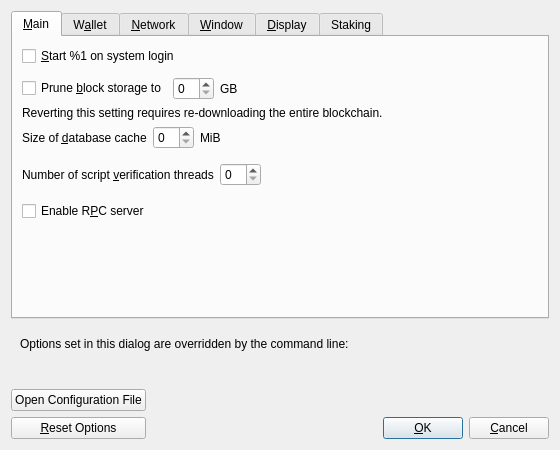
<?xml version="1.0" encoding="UTF-8"?>
<ui version="4.0">
 <class>OptionsDialog</class>
 <widget class="QDialog" name="OptionsDialog">
  <property name="geometry">
   <rect>
    <x>0</x>
    <y>0</y>
    <width>560</width>
    <height>440</height>
   </rect>
  </property>
  <property name="windowTitle">
   <string>Options</string>
  </property>
  <property name="modal">
   <bool>true</bool>
  </property>
  <layout class="QVBoxLayout" name="verticalLayout">
   <item>
    <widget class="QTabWidget" name="tabWidget">
     <property name="currentIndex">
      <number>0</number>
     </property>
     <widget class="QWidget" name="tabMain">
      <attribute name="title">
       <string>&amp;Main</string>
      </attribute>
      <layout class="QVBoxLayout" name="verticalLayout_Main">
       <item>
        <widget class="QCheckBox" name="bitcoinAtStartup">
         <property name="toolTip">
          <string>Automatically start %1 after logging in to the system.</string>
         </property>
         <property name="text">
          <string>&amp;Start %1 on system login</string>
         </property>
        </widget>
       </item>
       <item>
        <spacer name="horizontalSpacer_0_Main">
         <property name="orientation">
          <enum>Qt::Horizontal</enum>
         </property>
         <property name="sizeHint" stdset="0">
          <size>
           <width>40</width>
           <height>5</height>
          </size>
         </property>
        </spacer>
       </item>
       <item>
        <layout class="QHBoxLayout" name="horizontalLayout_Main_Prune">
         <item>
          <widget class="QCheckBox" name="prune">
           <property name="toolTip">
            <string>Enabling pruning significantly reduces the disk space required to store transactions. All blocks are still fully validated. Reverting this setting requires re-downloading the entire blockchain.</string>
           </property>
           <property name="text">
            <string>Prune &amp;block storage to</string>
           </property>
          </widget>
         </item>
         <item>
          <widget class="QSpinBox" name="pruneSize"/>
         </item>
         <item>
          <widget class="QLabel" name="pruneSizeUnitLabel">
           <property name="text">
            <string>GB</string>
           </property>
           <property name="textFormat">
            <enum>Qt::PlainText</enum>
           </property>
          </widget>
         </item>
         <item>
          <spacer name="horizontalSpacer_Main_Prune">
           <property name="orientation">
            <enum>Qt::Horizontal</enum>
           </property>
           <property name="sizeHint" stdset="0">
            <size>
             <width>40</width>
             <height>20</height>
            </size>
           </property>
          </spacer>
         </item>
        </layout>
       </item>
       <item>
        <widget class="QLabel" name="pruneWarning">
         <property name="text">
          <string>Reverting this setting requires re-downloading the entire blockchain.</string>
         </property>
         <property name="textFormat">
          <enum>Qt::PlainText</enum>
         </property>
        </widget>
       </item>
       <item>
        <layout class="QHBoxLayout" name="horizontalLayout_2_Main">
         <item>
          <widget class="QLabel" name="databaseCacheLabel">
           <property name="toolTip">
            <string extracomment="Tooltip text for Options window setting that sets the size of the database cache. Explains the corresponding effects of increasing/decreasing this value.">Maximum database cache size. Make sure you have enough RAM. A larger cache can contribute to faster sync, after which the benefit is less pronounced for most use cases. Lowering the cache size will reduce memory usage. Unused mempool memory is shared for this cache.</string>
           </property>
           <property name="text">
            <string>Size of &amp;database cache</string>
           </property>
           <property name="textFormat">
            <enum>Qt::PlainText</enum>
           </property>
           <property name="buddy">
            <cstring>databaseCache</cstring>
           </property>
          </widget>
         </item>
         <item>
          <widget class="QSpinBox" name="databaseCache"/>
         </item>
         <item>
          <widget class="QLabel" name="databaseCacheUnitLabel">
           <property name="text">
            <string>MiB</string>
           </property>
           <property name="textFormat">
            <enum>Qt::PlainText</enum>
           </property>
          </widget>
         </item>
         <item>
          <spacer name="horizontalSpacer_2_Main">
           <property name="orientation">
            <enum>Qt::Horizontal</enum>
           </property>
           <property name="sizeHint" stdset="0">
            <size>
             <width>40</width>
             <height>20</height>
            </size>
           </property>
          </spacer>
         </item>
        </layout>
       </item>
       <item>
        <layout class="QHBoxLayout" name="horizontalLayout_Main_VerifyLabel">
         <item>
          <widget class="QLabel" name="threadsScriptVerifLabel">
           <property name="toolTip">
            <string extracomment="Tooltip text for Options window setting that sets the number of script verification threads. Explains that negative values mean to leave these many cores free to the system.">Set the number of script verification threads. Negative values correspond to the number of cores you want to leave free to the system.</string>
           </property>
           <property name="text">
            <string>Number of script &amp;verification threads</string>
           </property>
           <property name="textFormat">
            <enum>Qt::PlainText</enum>
           </property>
           <property name="buddy">
            <cstring>threadsScriptVerif</cstring>
           </property>
          </widget>
         </item>
         <item>
          <widget class="QSpinBox" name="threadsScriptVerif">
           <property name="toolTip">
            <string>(0 = auto, &lt;0 = leave that many cores free)</string>
           </property>
          </widget>
         </item>
         <item>
          <spacer name="horizontalSpacer_Main_Threads">
           <property name="orientation">
            <enum>Qt::Horizontal</enum>
           </property>
           <property name="sizeHint" stdset="0">
            <size>
             <width>40</width>
             <height>40</height>
            </size>
           </property>
          </spacer>
         </item>
        </layout>
       </item>
       <item>
        <widget class="QCheckBox" name="enableServer">
         <property name="toolTip">
          <string extracomment="Tooltip text for Options window setting that enables the RPC server.">This allows you or a third party tool to communicate with the node through command-line and JSON-RPC commands.</string>
         </property>
         <property name="text">
          <string extracomment="An Options window setting to enable the RPC server.">Enable R&amp;PC server</string>
         </property>
        </widget>
       </item>
       <item>
        <spacer name="verticalSpacer_Main">
         <property name="orientation">
          <enum>Qt::Vertical</enum>
         </property>
         <property name="sizeHint" stdset="0">
          <size>
           <width>20</width>
           <height>40</height>
          </size>
         </property>
        </spacer>
       </item>
      </layout>
     </widget>
     <widget class="QWidget" name="tabWallet">
      <attribute name="title">
       <string>W&amp;allet</string>
      </attribute>
      <layout class="QVBoxLayout" name="verticalLayout_Wallet">
       <item>
        <widget class="QCheckBox" name="subFeeFromAmount">
         <property name="toolTip">
          <string extracomment="Tooltip text for Options window setting that sets subtracting the fee from a sending amount as default.">Whether to set subtract fee from amount as default or not.</string>
         </property>
         <property name="text">
          <string extracomment="An Options window setting to set subtracting the fee from a sending amount as default.">Subtract &amp;fee from amount by default</string>
         </property>
        </widget>
       </item>
       <item>
        <widget class="QGroupBox" name="groupBox">
         <property name="title">
          <string>Expert</string>
         </property>
         <layout class="QVBoxLayout" name="verticalLayout_2">
          <item>
           <widget class="QCheckBox" name="coinControlFeatures">
            <property name="toolTip">
             <string>Whether to show coin control features or not.</string>
            </property>
            <property name="text">
             <string>Enable coin &amp;control features</string>
            </property>
           </widget>
          </item>
          <item>
           <widget class="QCheckBox" name="spendZeroConfChange">
            <property name="toolTip">
             <string>If you disable the spending of unconfirmed change, the change from a transaction cannot be used until that transaction has at least one confirmation. This also affects how your balance is computed.</string>
            </property>
            <property name="text">
             <string>&amp;Spend unconfirmed change</string>
            </property>
           </widget>
          </item>
          <item>
           <widget class="QCheckBox" name="m_enable_psbt_controls">
            <property name="text">
             <string extracomment="An options window setting to enable PSBT controls.">Enable &amp;PSBT controls</string>
            </property>
            <property name="toolTip">
             <string extracomment="Tooltip text for options window setting that enables PSBT controls.">Whether to show PSBT controls.</string>
            </property>
           </widget>
          </item>
          <item>
           <widget class="QCheckBox" name="showIncomingStakeNotifications">
            <property name="toolTip">
             <string>Display notification dialog for incoming stake transactions.</string>
            </property>
            <property name="text">
             <string>&amp;Show incoming stake notifications</string>
            </property>
           </widget>
          </item>
          <item>
           <widget class="QCheckBox" name="showZeroValueCoinstakes">
            <property name="toolTip">
             <string>Display zero value stake transactions.</string>
            </property>
            <property name="text">
             <string>&amp;Show zero value stakes</string>
            </property>
           </widget>
          </item>
         </layout>
        </widget>
       </item>
       <item>
        <widget class="QGroupBox" name="groupBoxHww">
         <property name="title">
          <string>External Signer (e.g. hardware wallet)</string>
         </property>
         <layout class="QVBoxLayout" name="verticalLayoutHww">
          <item>
           <layout class="QHBoxLayout" name="horizontalLayoutHww">
            <item>
             <widget class="QLabel" name="externalSignerPathLabel">
              <property name="text">
               <string>&amp;External signer script path</string>
              </property>
              <property name="buddy">
               <cstring>externalSignerPath</cstring>
              </property>
             </widget>
            </item>
            <item>
             <widget class="QLineEdit" name="externalSignerPath">
              <property name="toolTip">
               <string>Full path to a %1 compatible script (e.g. C:\Downloads\hwi.exe or /Users/you/Downloads/hwi.py). Beware: malware can steal your coins!</string>
              </property>
             </widget>
            </item>
           </layout>
          </item>
         </layout>
        </widget>
       </item>
       <item>
        <spacer name="verticalSpacer_Wallet">
         <property name="orientation">
          <enum>Qt::Vertical</enum>
         </property>
         <property name="sizeHint" stdset="0">
          <size>
           <width>20</width>
           <height>40</height>
          </size>
         </property>
        </spacer>
       </item>
      </layout>
     </widget>
     <widget class="QWidget" name="tabNetwork">
      <attribute name="title">
       <string>&amp;Network</string>
      </attribute>
      <layout class="QVBoxLayout" name="verticalLayout_Network">
       <item>
        <widget class="QCheckBox" name="mapPortUpnp">
         <property name="toolTip">
          <string>Automatically open the Particl client port on the router. This only works when your router supports UPnP and it is enabled.</string>
         </property>
         <property name="text">
          <string>Map port using &amp;UPnP</string>
         </property>
        </widget>
       </item>
       <item>
        <widget class="QCheckBox" name="mapPortNatpmp">
         <property name="toolTip">
          <string>Automatically open the Particl client port on the router. This only works when your router supports NAT-PMP and it is enabled. The external port could be random.</string>
         </property>
         <property name="text">
          <string>Map port using PCP or NA&amp;T-PMP</string>
         </property>
        </widget>
       </item>
       <item>
        <widget class="QCheckBox" name="allowIncoming">
         <property name="toolTip">
          <string>Accept connections from outside.</string>
         </property>
         <property name="text">
          <string>Allow incomin&amp;g connections</string>
         </property>
        </widget>
       </item>
       <item>
        <widget class="QCheckBox" name="connectSocks">
         <property name="toolTip">
          <string>Connect to the Particl network through a SOCKS5 proxy.</string>
         </property>
         <property name="text">
          <string>&amp;Connect through SOCKS5 proxy (default proxy):</string>
         </property>
        </widget>
       </item>
       <item>
        <layout class="QHBoxLayout" name="horizontalLayout_1_Network">
         <item>
          <widget class="QLabel" name="proxyIpLabel">
           <property name="text">
            <string>Proxy &amp;IP:</string>
           </property>
           <property name="textFormat">
            <enum>Qt::PlainText</enum>
           </property>
           <property name="buddy">
            <cstring>proxyIp</cstring>
           </property>
          </widget>
         </item>
         <item>
          <widget class="QValidatedLineEdit" name="proxyIp">
           <property name="minimumSize">
            <size>
             <width>140</width>
             <height>0</height>
            </size>
           </property>
           <property name="maximumSize">
            <size>
             <width>140</width>
             <height>16777215</height>
            </size>
           </property>
           <property name="toolTip">
            <string>IP address of the proxy (e.g. IPv4: 127.0.0.1 / IPv6: ::1)</string>
           </property>
          </widget>
         </item>
         <item>
          <widget class="QLabel" name="proxyPortLabel">
           <property name="text">
            <string>&amp;Port:</string>
           </property>
           <property name="textFormat">
            <enum>Qt::PlainText</enum>
           </property>
           <property name="buddy">
            <cstring>proxyPort</cstring>
           </property>
          </widget>
         </item>
         <item>
          <widget class="QLineEdit" name="proxyPort">
           <property name="minimumSize">
            <size>
             <width>55</width>
             <height>0</height>
            </size>
           </property>
           <property name="maximumSize">
            <size>
             <width>55</width>
             <height>16777215</height>
            </size>
           </property>
           <property name="toolTip">
            <string>Port of the proxy (e.g. 9050)</string>
           </property>
          </widget>
         </item>
         <item>
          <spacer name="horizontalSpacer_1_Network">
           <property name="orientation">
            <enum>Qt::Horizontal</enum>
           </property>
           <property name="sizeHint" stdset="0">
            <size>
             <width>40</width>
             <height>20</height>
            </size>
           </property>
          </spacer>
         </item>
        </layout>
       </item>
       <item>
        <layout class="QHBoxLayout" name="horizontalLayout_2_Network">
         <item>
          <widget class="QLabel" name="proxyActiveNets">
           <property name="text">
            <string>Used for reaching peers via:</string>
           </property>
           <property name="textFormat">
            <enum>Qt::PlainText</enum>
           </property>
          </widget>
         </item>
         <item>
          <widget class="QCheckBox" name="proxyReachIPv4">
           <property name="enabled">
            <bool>false</bool>
           </property>
           <property name="toolTip">
            <string>Shows if the supplied default SOCKS5 proxy is used to reach peers via this network type.</string>
           </property>
           <property name="text">
            <string/>
           </property>
          </widget>
         </item>
         <item>
          <widget class="QLabel" name="proxyReachIPv4Label">
           <property name="text">
            <string>IPv4</string>
           </property>
           <property name="textFormat">
            <enum>Qt::PlainText</enum>
           </property>
          </widget>
         </item>
         <item>
          <widget class="QCheckBox" name="proxyReachIPv6">
           <property name="enabled">
            <bool>false</bool>
           </property>
           <property name="toolTip">
            <string>Shows if the supplied default SOCKS5 proxy is used to reach peers via this network type.</string>
           </property>
           <property name="text">
            <string/>
           </property>
          </widget>
         </item>
         <item>
          <widget class="QLabel" name="proxyReachIPv6Label">
           <property name="text">
            <string>IPv6</string>
           </property>
           <property name="textFormat">
            <enum>Qt::PlainText</enum>
           </property>
          </widget>
         </item>
         <item>
          <widget class="QCheckBox" name="proxyReachTor">
           <property name="enabled">
            <bool>false</bool>
           </property>
           <property name="toolTip">
            <string>Shows if the supplied default SOCKS5 proxy is used to reach peers via this network type.</string>
           </property>
           <property name="text">
            <string/>
           </property>
          </widget>
         </item>
         <item>
          <widget class="QLabel" name="proxyReachTorLabel">
           <property name="text">
            <string>Tor</string>
           </property>
           <property name="textFormat">
            <enum>Qt::PlainText</enum>
           </property>
          </widget>
         </item>
         <item>
          <spacer name="horizontalSpacer_2_Network">
           <property name="orientation">
            <enum>Qt::Horizontal</enum>
           </property>
           <property name="sizeHint" stdset="0">
            <size>
             <width>40</width>
             <height>20</height>
            </size>
           </property>
          </spacer>
         </item>
        </layout>
       </item>
       <item>
        <widget class="QCheckBox" name="connectSocksTor">
         <property name="toolTip">
          <string>Connect to the Particl network through a separate SOCKS5 proxy for Tor onion services.</string>
         </property>
         <property name="text">
          <string>Use separate SOCKS&amp;5 proxy to reach peers via Tor onion services:</string>
         </property>
        </widget>
       </item>
       <item>
        <layout class="QHBoxLayout" name="horizontalLayout_3_Network">
         <item>
          <widget class="QLabel" name="proxyIpTorLabel">
           <property name="text">
            <string>Proxy &amp;IP:</string>
           </property>
           <property name="textFormat">
            <enum>Qt::PlainText</enum>
           </property>
           <property name="buddy">
            <cstring>proxyIpTor</cstring>
           </property>
          </widget>
         </item>
         <item>
          <widget class="QValidatedLineEdit" name="proxyIpTor">
           <property name="minimumSize">
            <size>
             <width>140</width>
             <height>0</height>
            </size>
           </property>
           <property name="maximumSize">
            <size>
             <width>140</width>
             <height>16777215</height>
            </size>
           </property>
           <property name="toolTip">
            <string>IP address of the proxy (e.g. IPv4: 127.0.0.1 / IPv6: ::1)</string>
           </property>
          </widget>
         </item>
         <item>
          <widget class="QLabel" name="proxyPortTorLabel">
           <property name="text">
            <string>&amp;Port:</string>
           </property>
           <property name="textFormat">
            <enum>Qt::PlainText</enum>
           </property>
           <property name="buddy">
            <cstring>proxyPortTor</cstring>
           </property>
          </widget>
         </item>
         <item>
          <widget class="QLineEdit" name="proxyPortTor">
           <property name="minimumSize">
            <size>
             <width>55</width>
             <height>0</height>
            </size>
           </property>
           <property name="maximumSize">
            <size>
             <width>55</width>
             <height>16777215</height>
            </size>
           </property>
           <property name="toolTip">
            <string>Port of the proxy (e.g. 9050)</string>
           </property>
          </widget>
         </item>
         <item>
          <spacer name="horizontalSpacer_4_Network">
           <property name="orientation">
            <enum>Qt::Horizontal</enum>
           </property>
           <property name="sizeHint" stdset="0">
            <size>
             <width>40</width>
             <height>20</height>
            </size>
           </property>
          </spacer>
         </item>
        </layout>
       </item>
       <item>
        <spacer name="verticalSpacer_Network">
         <property name="orientation">
          <enum>Qt::Vertical</enum>
         </property>
         <property name="sizeHint" stdset="0">
          <size>
           <width>20</width>
           <height>40</height>
          </size>
         </property>
        </spacer>
       </item>
      </layout>
     </widget>
     <widget class="QWidget" name="tabWindow">
      <attribute name="title">
       <string>&amp;Window</string>
      </attribute>
      <layout class="QVBoxLayout" name="verticalLayout_Window">
       <item>
        <widget class="QCheckBox" name="showTrayIcon">
         <property name="toolTip">
          <string>Show the icon in the system tray.</string>
         </property>
         <property name="text">
          <string>&amp;Show tray icon</string>
         </property>
         <property name="checked">
          <bool>true</bool>
         </property>
        </widget>
       </item>
       <item>
        <widget class="QCheckBox" name="minimizeToTray">
         <property name="toolTip">
          <string>Show only a tray icon after minimizing the window.</string>
         </property>
         <property name="text">
          <string>&amp;Minimize to the tray instead of the taskbar</string>
         </property>
        </widget>
       </item>
       <item>
        <widget class="QCheckBox" name="minimizeOnClose">
         <property name="toolTip">
          <string>Minimize instead of exit the application when the window is closed. When this option is enabled, the application will be closed only after selecting Exit in the menu.</string>
         </property>
         <property name="text">
          <string>M&amp;inimize on close</string>
         </property>
        </widget>
       </item>
       <item>
        <spacer name="verticalSpacer_Window">
         <property name="orientation">
          <enum>Qt::Vertical</enum>
         </property>
         <property name="sizeHint" stdset="0">
          <size>
           <width>20</width>
           <height>40</height>
          </size>
         </property>
        </spacer>
       </item>
      </layout>
     </widget>
     <widget class="QWidget" name="tabDisplay">
      <attribute name="title">
       <string>&amp;Display</string>
      </attribute>
      <layout class="QVBoxLayout" name="verticalLayout_Display">
       <item>
        <layout class="QHBoxLayout" name="horizontalLayout_1_Display">
         <item>
          <widget class="QLabel" name="langLabel">
           <property name="text">
            <string>User Interface &amp;language:</string>
           </property>
           <property name="textFormat">
            <enum>Qt::PlainText</enum>
           </property>
           <property name="buddy">
            <cstring>lang</cstring>
           </property>
          </widget>
         </item>
         <item>
          <widget class="QValueComboBox" name="lang">
           <property name="toolTip">
            <string>The user interface language can be set here. This setting will take effect after restarting %1.</string>
           </property>
          </widget>
         </item>
        </layout>
       </item>
       <item>
        <layout class="QHBoxLayout" name="horizontalLayout_2_Display">
         <item>
          <widget class="QLabel" name="unitLabel">
           <property name="text">
            <string>&amp;Unit to show amounts in:</string>
           </property>
           <property name="textFormat">
            <enum>Qt::PlainText</enum>
           </property>
           <property name="buddy">
            <cstring>unit</cstring>
           </property>
          </widget>
         </item>
         <item>
          <widget class="QValueComboBox" name="unit">
           <property name="toolTip">
            <string>Choose the default subdivision unit to show in the interface and when sending coins.</string>
           </property>
          </widget>
         </item>
        </layout>
       </item>
       <item>
        <layout class="QHBoxLayout" name="horizontalLayout_3_Display">
         <item>
          <widget class="QLabel" name="thirdPartyTxUrlsLabel">
           <property name="toolTip">
            <string>Third-party URLs (e.g. a block explorer) that appear in the transactions tab as context menu items. %s in the URL is replaced by transaction hash. Multiple URLs are separated by vertical bar |.</string>
           </property>
           <property name="text">
            <string>&amp;Third-party transaction URLs</string>
           </property>
           <property name="buddy">
            <cstring>thirdPartyTxUrls</cstring>
           </property>
          </widget>
         </item>
         <item>
          <widget class="QLineEdit" name="thirdPartyTxUrls">
           <property name="toolTip">
            <string>Third-party URLs (e.g. a block explorer) that appear in the transactions tab as context menu items. %s in the URL is replaced by transaction hash. Multiple URLs are separated by vertical bar |.</string>
           </property>
           <property name="placeholderText">
            <string notr="true">https://example.com/tx/%s</string>
           </property>
          </widget>
         </item>
        </layout>
       </item>
       <item>
        <layout class="QHBoxLayout" name="horizontalLayout_4_Display">
         <item>
          <widget class="QLabel" name="moneyFontLabel">
           <property name="text">
            <string>Font in the Overview tab: </string>
           </property>
           <property name="buddy">
            <cstring>moneyFont</cstring>
           </property>
          </widget>
         </item>
         <item>
          <widget class="QComboBox" name="moneyFont"/>
         </item>
         <item>
          <widget class="QLabel" name="moneyFont_preview">
           <property name="text">
            <string notr="true">111.11111111 BTC
909.09090909 BTC</string>
           </property>
          </widget>
         </item>
        </layout>
       </item>
       <item>
        <spacer name="verticalSpacer_Display">
         <property name="orientation">
          <enum>Qt::Vertical</enum>
         </property>
         <property name="sizeHint" stdset="0">
          <size>
           <width>20</width>
           <height>40</height>
          </size>
         </property>
        </spacer>
       </item>
      </layout>
     </widget>
     <widget class="QWidget" name="tab">
      <attribute name="title">
       <string>Staking</string>
      </attribute>
      <layout class="QGridLayout" name="gridLayout">
       <item row="0" column="0">
        <layout class="QFormLayout" name="formLayout">
         <item row="0" column="0">
          <widget class="QLabel" name="reserveBalanceLabel">
           <property name="text">
            <string>Reserve Balance</string>
           </property>
          </widget>
         </item>
         <item row="0" column="1">
          <widget class="BitcoinAmountField" name="reserveBalanceAmount">
           <property name="maximumSize">
            <size>
             <width>250</width>
             <height>16777215</height>
            </size>
           </property>
          </widget>
         </item>
        </layout>
       </item>
      </layout>
     </widget>
    </widget>
   </item>
   <item>
    <widget class="QFrame" name="frame">
     <layout class="QVBoxLayout" name="verticalLayout_Bottom">
      <item>
       <layout class="QHBoxLayout" name="horizontalLayout_Bottom">
        <item>
         <widget class="QLabel" name="overriddenByCommandLineInfoLabel">
          <property name="text">
           <string>Options set in this dialog are overridden by the command line:</string>
          </property>
          <property name="textFormat">
           <enum>Qt::PlainText</enum>
          </property>
         </widget>
        </item>
        <item>
         <spacer name="horizontalSpacer_Bottom">
          <property name="orientation">
           <enum>Qt::Horizontal</enum>
          </property>
          <property name="sizeHint" stdset="0">
           <size>
            <width>40</width>
            <height>20</height>
           </size>
          </property>
         </spacer>
        </item>
       </layout>
      </item>
      <item>
       <widget class="QLabel" name="overriddenByCommandLineLabel">
        <property name="text">
         <string/>
        </property>
        <property name="textFormat">
         <enum>Qt::PlainText</enum>
        </property>
        <property name="wordWrap">
         <bool>true</bool>
        </property>
       </widget>
      </item>
     </layout>
    </widget>
   </item>
   <item>
    <layout class="QHBoxLayout" name="horizontalLayout_Buttons">
     <item>
      <layout class="QVBoxLayout" name="verticalLayout_Buttons">
       <item>
        <widget class="QPushButton" name="openBitcoinConfButton">
         <property name="toolTip">
          <string>Open the %1 configuration file from the working directory.</string>
         </property>
         <property name="text">
          <string>Open Configuration File</string>
         </property>
         <property name="autoDefault">
          <bool>false</bool>
         </property>
        </widget>
       </item>
       <item>
        <widget class="QPushButton" name="resetButton">
         <property name="toolTip">
          <string>Reset all client options to default.</string>
         </property>
         <property name="text">
          <string>&amp;Reset Options</string>
         </property>
         <property name="autoDefault">
          <bool>false</bool>
         </property>
        </widget>
       </item>
      </layout>
     </item>
     <item>
      <spacer name="horizontalSpacer_1">
       <property name="orientation">
        <enum>Qt::Horizontal</enum>
       </property>
       <property name="sizeHint" stdset="0">
        <size>
         <width>40</width>
         <height>48</height>
        </size>
       </property>
      </spacer>
     </item>
     <item>
      <widget class="QLabel" name="statusLabel">
       <property name="minimumSize">
        <size>
         <width>200</width>
         <height>0</height>
        </size>
       </property>
       <property name="font">
        <font>
         <weight>75</weight>
         <bold>true</bold>
        </font>
       </property>
       <property name="text">
        <string/>
       </property>
       <property name="textFormat">
        <enum>Qt::PlainText</enum>
       </property>
       <property name="wordWrap">
        <bool>true</bool>
       </property>
      </widget>
     </item>
     <item>
      <spacer name="horizontalSpacer_2">
       <property name="orientation">
        <enum>Qt::Horizontal</enum>
       </property>
       <property name="sizeHint" stdset="0">
        <size>
         <width>40</width>
         <height>48</height>
        </size>
       </property>
      </spacer>
     </item>
     <item>
      <layout class="QVBoxLayout" name="verticalLayout_4">
       <item>
        <spacer name="verticalSpacer">
         <property name="orientation">
          <enum>Qt::Vertical</enum>
         </property>
         <property name="sizeHint" stdset="0">
          <size>
           <width>20</width>
           <height>40</height>
          </size>
         </property>
        </spacer>
       </item>
       <item>
        <layout class="QHBoxLayout" name="horizontalLayout">
         <item>
          <widget class="QPushButton" name="okButton">
           <property name="text">
            <string>&amp;OK</string>
           </property>
           <property name="autoDefault">
            <bool>false</bool>
           </property>
           <property name="default">
            <bool>true</bool>
           </property>
          </widget>
         </item>
         <item>
          <widget class="QPushButton" name="cancelButton">
           <property name="text">
            <string>&amp;Cancel</string>
           </property>
           <property name="autoDefault">
            <bool>false</bool>
           </property>
          </widget>
         </item>
        </layout>
       </item>
      </layout>
     </item>
    </layout>
   </item>
  </layout>
 </widget>
 <customwidgets>
  <customwidget>
   <class>QValidatedLineEdit</class>
   <extends>QLineEdit</extends>
   <header>qt/qvalidatedlineedit.h</header>
  </customwidget>
  <customwidget>
   <class>QValueComboBox</class>
   <extends>QComboBox</extends>
   <header>qt/qvaluecombobox.h</header>
  </customwidget>
  <customwidget>
   <class>BitcoinAmountField</class>
   <extends>QLineEdit</extends>
   <header>qt/bitcoinamountfield.h</header>
   <container>1</container>
  </customwidget>
 </customwidgets>
 <resources/>
 <connections/>
</ui>
